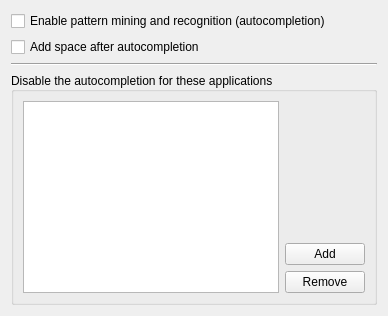
     <widget class="TabBar" name="tabAutocompletion">
      <property name="locale">
       <locale language="English" country="UnitedStates"/>
      </property>
      <attribute name="title">
       <string>Autocompletion</string>
      </attribute>
      <layout class="QGridLayout" name="gridLayout_6">
       <item row="0" column="0">
        <widget class="QCheckBox" name="tabAutocompletion_chkEnableAutocompl">
         <property name="text">
          <string>Enable pattern mining and recognition (autocompletion)</string>
         </property>
        </widget>
       </item>
       <item row="1" column="0">
        <widget class="QCheckBox" name="tabAutocompletion_chkAddSpace">
         <property name="text">
          <string>Add space after autocompletion</string>
         </property>
        </widget>
       </item>
       <item row="2" column="0">
        <widget class="Line" name="line">
         <property name="orientation">
          <enum>Qt::Horizontal</enum>
         </property>
        </widget>
       </item>
       <item row="3" column="0">
        <widget class="QGroupBox" name="groupBox">
         <property name="layoutDirection">
          <enum>Qt::LeftToRight</enum>
         </property>
         <property name="title">
          <string>Disable the autocompletion for these applications</string>
         </property>
         <property name="alignment">
          <set>Qt::AlignLeading|Qt::AlignLeft|Qt::AlignVCenter</set>
         </property>
         <layout class="QHBoxLayout" name="horizontalLayout_5">
          <item>
           <widget class="QListWidget" name="tabAutocompletion_lstApp">
            <property name="maximumSize">
             <size>
              <width>166666</width>
              <height>16777215</height>
             </size>
            </property>
           </widget>
          </item>
          <item>
           <layout class="QVBoxLayout" name="verticalLayout_5">
            <item>
             <spacer name="verticalSpacer_13">
              <property name="orientation">
               <enum>Qt::Vertical</enum>
              </property>
              <property name="sizeHint" stdset="0">
               <size>
                <width>20</width>
                <height>40</height>
               </size>
              </property>
             </spacer>
            </item>
            <item>
             <widget class="QPushButton" name="tabAutocompletion_cmdAddApp">
              <property name="text">
               <string>Add</string>
              </property>
             </widget>
            </item>
            <item>
             <widget class="QPushButton" name="tabAutocompletion_cmdDelApp">
              <property name="text">
               <string>Remove</string>
              </property>
             </widget>
            </item>
           </layout>
          </item>
         </layout>
        </widget>
       </item>
      </layout>
     </widget>
